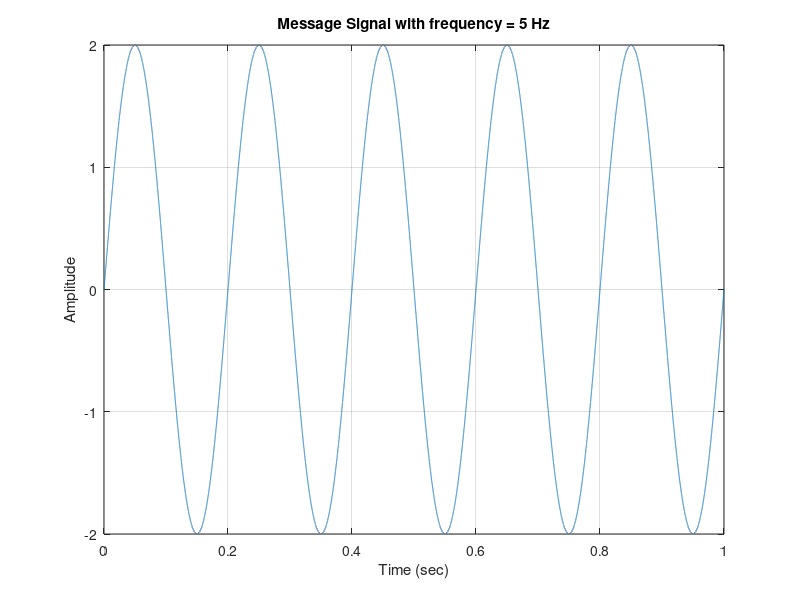
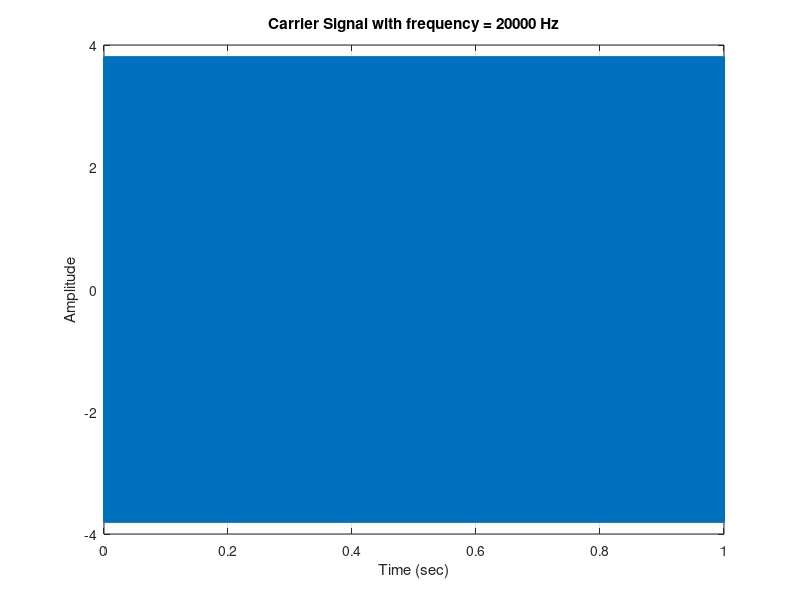
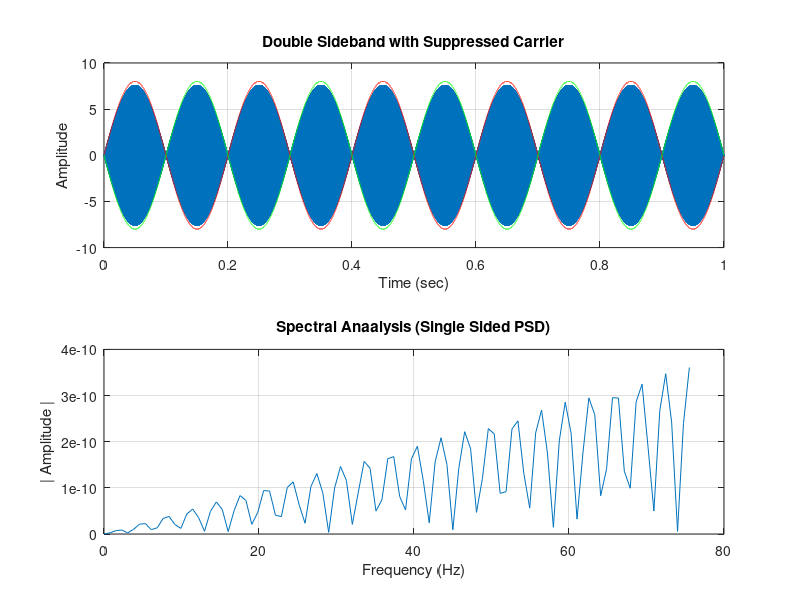
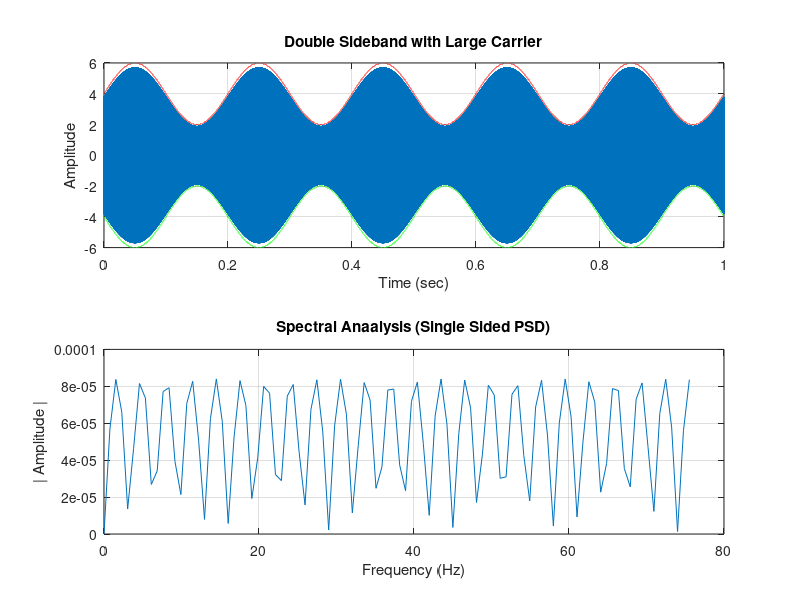

Write the MATLAB code that produced these figures, in order.
function Amptitude_modulation
% MATLAB Script for Amplitude Modulation
% Although it is possible to modulate any signal over a sinusoid, however I
% will use a low frequency sinusoid to modulate a high frequency sinusoid
% without the loss of generality. Please feel free to contact me if you
% have problems modulation other signals over a sinusoid.
% Contact me at shah_gul_khan@hotmail.com

format long;

% Clear all previuosly used variables and close all figures
clear all;
close all;

% Amplitude, Frequency and Phase Shift for Modulating Signal
A1 = 2; f1 = 5; p1 = 0;

% Amplitude, Frequency and Phase Shift for Carrier Signal
A2 = 4; f2 = 20000; p2 = 0;

% Sample Rate - This will define the resolution
fs = 100000;

% Time Line. Longer the signal, better will be the fft
t = 0: 1/fs : 1;

% Generate the message signal
s1 = A1*sin(2*pi*f1*t + p1);

% Plot the message signal
figure(1);
plot(t,s1);
xlabel('Time (sec)');
ylabel('Amplitude');
title(['Message Signal with frequency = ',num2str(f1),' Hz']);
grid on;

% Generate the Carrier wave
s2 = A2*sin(2*pi*f2*t + p2);

% Plot the carrier wave
figure(2);
plot(t,s2);
xlabel('Time (sec)');
ylabel('Amplitude');
title(['Carrier Signal with frequency = ',num2str(f2),' Hz']);
grid on;

% Finally the Modulation
% Ref. Modern Analogue and Digital Communication Systems - B. P. Lathi

% Amplitude Modulation with Suppressed Carrier
% Double Sideband with Suppressed Carrier (DSB-SC)
s3 = s1.*s2;

% Generate the Envelope
s3_01 = A1*A2*(sin(2*pi*f1*t));
s3_02 = -A1*A2*(sin(2*pi*f1*t));

% Amplitude Modulation with Large Carrier 
% Double Sideband with Large Carrier (DSB - LC)
s4 = (A2 + s1).*sin(2*pi*f2*t);

% Generate the Envelope
s4_01 = A2 + s1;
s4_02 = -A2 - s1;

% ----------------------------------------------------------
% Let's Check out the frequency content of the two Modulations

% Number of FFT points. N should be greater than Carrier Frequency
% Larger the better
N = 2^nextpow2(length(t));
f = fs * (0 : N/2) / N; 

% Find FFT
s3_f = (2/N)*abs(fft(s3,N));
s4_f = (2/N)*abs(fft(s4,N));

%-------------------------------------------------------------
% Plot the two Modulations
% Plot the DSB-SC Signal
figure(3);
subplot(2,1,1);
plot(t,s3);
hold on;
plot(t,s3_01,'r');
hold on;
plot(t,s3_02,'g');
xlabel('Time (sec)');
ylabel('Amplitude');
title('Double Sideband with Suppressed Carrier');
grid on;

subplot(2,1,2);
plot(f(1:100),s3_f(1:100));
xlabel('Frequency (Hz)');
ylabel('| Amplitude |');
title('Spectral Anaalysis (Single Sided PSD)');
grid on;

% Plot the DSB-LC Signal
figure(4);
subplot(2,1,1);
plot(t,s4);
hold on;
plot(t,s4_01,'r');
hold on;
plot(t,s4_02,'g');
xlabel('Time (sec)');
ylabel('Amplitude');
title('Double Sideband with Large Carrier');
grid on;
subplot(2,1,2);
plot(f(1:100),s4_f(1:100));
xlabel('Frequency (Hz)');
ylabel('| Amplitude |');
title('Spectral Anaalysis (Single Sided PSD)');
grid on;
